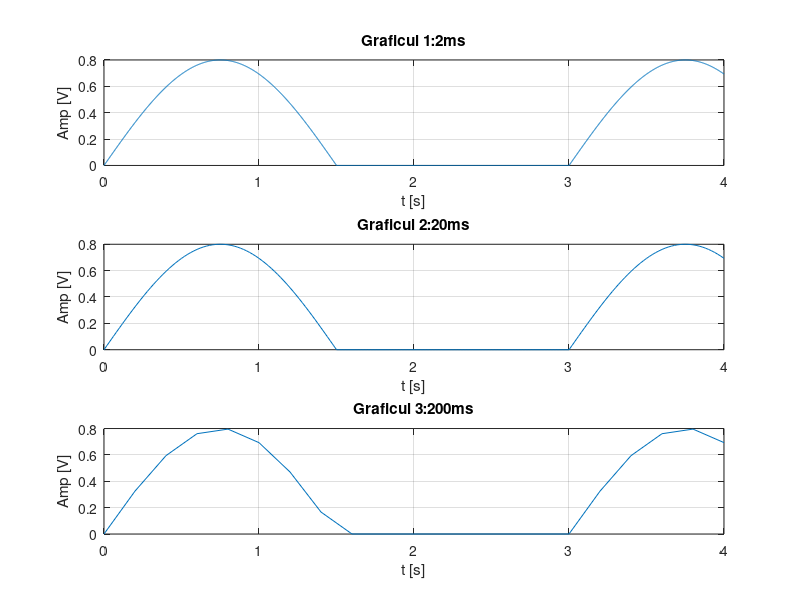

MATLAB code to generate this figure:
%Problema 4

%2 ms
subplot(3,1,1)
x=0:0.002:4;
f=0.3333;
w=2*pi*f;
s=0.4*(sin(w*x)+abs(sin(w*x)));
plot(x,s)
grid
xlabel('t [s]')
ylabel('Amp [V]')
title('Graficul 1:2ms')

%20 ms
subplot(3,1,2)
x=0:0.02:4;
f=0.3333;
w=2*pi*f;
s=0.4*(sin(w*x)+abs(sin(w*x)));
plot(x,s)
grid
xlabel('t [s]')
ylabel('Amp [V]')
title('Graficul 2:20ms')

%200 ms
subplot(3,1,3)
x=0:0.2:4;
f=0.3333;
w=2*pi*f;
s=0.4*(sin(w*x)+abs(sin(w*x)));
plot(x,s)
grid
xlabel('t [s]')
ylabel('Amp [V]')
title('Graficul 3:200ms')